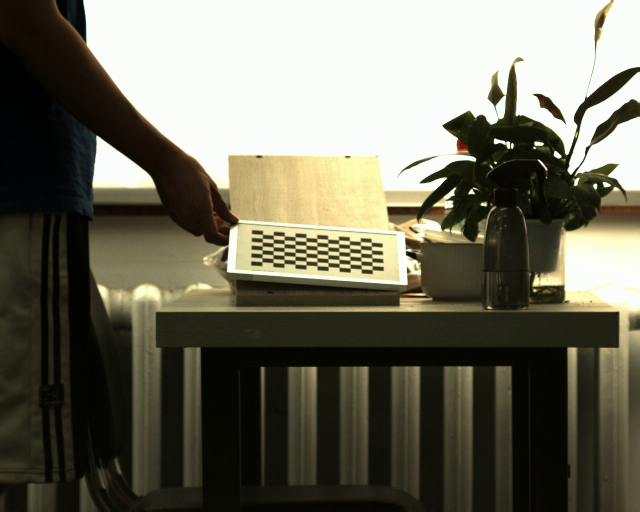
#> input picture monoCalibration/new_imgs/frame_0000.jpg, 1280 x 1024 px (shown at 1/2 size); its folder holds 4 pictures in this run
$ python task2.calib_cv2.py
#> lines starting #> are read from the running program, lines starting #| are printed output that depends on the picture; after the words box and inside, x2 and y2 are one past the last pixel; in counts of white or black regions, pixels touching at a corner belong together
#「3d视觉工坊」：目前国内最大的3D视觉知识交流圈，致力于传播最前沿的3d视觉领域知识！
# 作者：曹博
# 邮箱：fly_cjb@163.com
import os
import cv2
import numpy as np
import matplotlib.pylab as plt

plt.rcParams['font.sans-serif'] = ['SimHei']  # 用来正常显示中文标签
plt.rcParams['axes.unicode_minus'] = False    # 用来正常显示负号


class Calibrator:
    def __init__(self):
        self.img_size = None        # 图像尺寸（H, W）
        self.points_world_xyz = []  # 世界坐标
        self.points_pixel_xy  = []  # 像素坐标
        self.error = None           # 重投影误差
        self.mtx   = None           # 内参矩阵：k1、k2、p1、p2、k3
        self.dist  = None           # 畸变系数
        self.rvecs = None           # 旋转矩阵
        self.tvecs = None           # 平移矩阵
        self.calib_info = {}

    def detect(self, cols, rows, folder, show):
#> called with cols = 11, rows = 8, folder = './new_imgs', show = True
        assert ((cols > 0) & (rows > 0))  # 逻辑运算＋括号，指定运算顺序
        criteria = (cv2.TERM_CRITERIA_EPS + cv2.TERM_CRITERIA_MAX_ITER, 30, 0.001)  # 停止迭代的标准

        # 角点的世界坐标
        point_world_xyz = np.zeros((rows * cols, 3), np.float32)
        point_world_xyz[:, :2] = np.mgrid[0: cols, 0: rows].T.reshape(-1, 2) * 10

        # np.mgrid[start:end:step]
        # start:开始坐标
        # end:结束坐标（实数不包括，复数包括）
        # step:步长
        # 2D结构:x,y=np.mgrid[-5:5:3j,-2:2:3j]
        # 其中x沿着水平向右的方向扩展(即是：每列都相同)，y沿着垂直的向下的方向扩展(即是：每行都相同)。
        # >>> x
        # array([[-5., -5., -5.],
        #        [ 0.,  0.,  0.],
        #        [ 5.,  5.,  5.]])
        # >>> y
        # array([[-2.,  0.,  2.],
        #        [-2.,  0.,  2.],
        #        [-2.,  0.,  2.]])

        # 标定的文件
        calib_files = [os.path.join(folder, file) for file in os.listdir(folder) if file.endswith(".jpg")]
        calib_files.sort()  # 内部进行排序
        for filename in calib_files:
            img = self.imread(filename)
#> in imread, returned value is the input picture: shape (1024, 1280, 3); mean B, G, R 92.9, 107.8, 109.7
            if img is None:
                raise FileNotFoundError(filename, "没有发现!")
            if len(img.shape) == 2:
                gray = img
            else:
                gray = cv2.cvtColor(img, cv2.COLOR_BGR2GRAY)
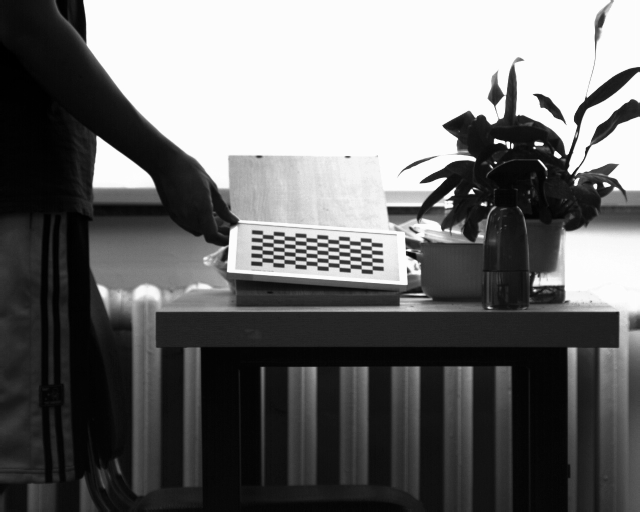
#> gray: shape (1024, 1280) (shown at 1/2 size); min 0, max 255, mean 106.6
            if self.img_size is None:
                self.img_size = gray.shape[::-1]
#> self.img_size = (1280, 1024)
            else:
                assert gray.shape[::-1] == self.img_size

            #  01 角点粗检测
            ret, corners = cv2.findChessboardCorners(gray, (cols, rows), None)
#> ret = False; corners = None
            if ret:
                # 02 角点精检测
                corners = cv2.cornerSubPix(gray, corners, (11, 11), (-1, -1), criteria)
                print(corners)
                # 03 添加角点像素坐标、世界坐标
                self.points_pixel_xy.append(corners)

                self.points_world_xyz.append(point_world_xyz)
            else:
                print("未检测到角点:", filename)
            if show:
                if len(img.shape) == 2:
                    print(img.shape)
                    img = cv2.cvtColor(img, cv2.COLOR_GRAY2BGR)
                img = cv2.drawChessboardCorners(img, (cols, rows), corners, ret)
                title = os.path.basename(filename)
                cv2.imshow(title, img)
                cv2.moveWindow(title, 500, 200)
                cv2.waitKey(0)
#> pass 2 of the loop in detect, `for filename in calib_files:`:
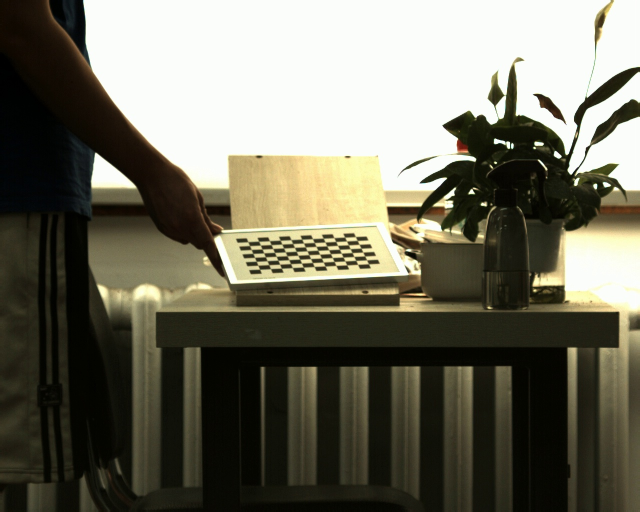
#> input picture monoCalibration/new_imgs/frame_0001.jpg, 1280 x 1024 px (shown at 1/2 size)
#> in imread, returned value is the input picture: shape (1024, 1280, 3); mean B, G, R 94, 108.9, 110.9
#> in detect, `gray = cv2.cvtColor(img, cv2.COLOR_BGR2GRAY)`:
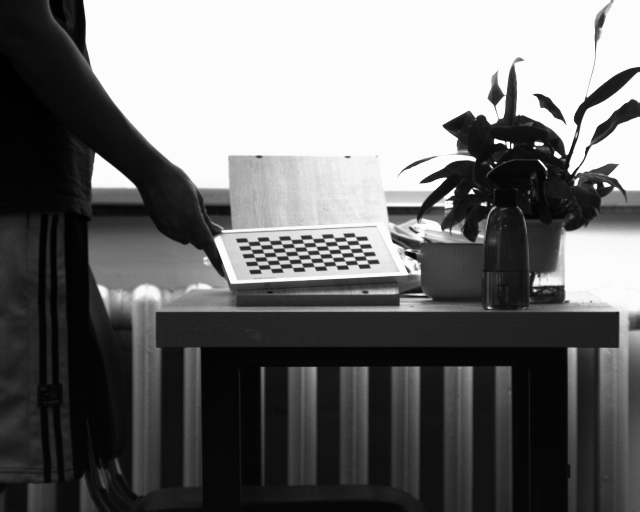
#> gray: shape (1024, 1280) (shown at 1/2 size); min 0, max 255, mean 107.8
#> in detect, `ret, corners = cv2.findChessboardCorners(gray, (cols, rows), None)`: ret = True; corners = 88 rows, first 8: [495.8, 483.5], [517.5, 482.9], [539.2, 481.6], [560.9, 480.8], [582.4, 479.5], [604, 478.6], [625.4, 477.4], [646.9, 476.7]
#> in detect, `corners = cv2.cornerSubPix(gray, corners, (11, 11), (-1, -1), criteria)`: corners = 88 rows, first 8: [499.6, 491.7], [518.1, 484.2], [542.8, 489.9], [561.2, 482.2], [586, 487.7], [604.2, 480], [629.1, 485.6], [647.3, 478.1]
#> (printed output is left out)
#> in detect, `img = cv2.drawChessboardCorners(img, (cols, rows), corners, ret)`:
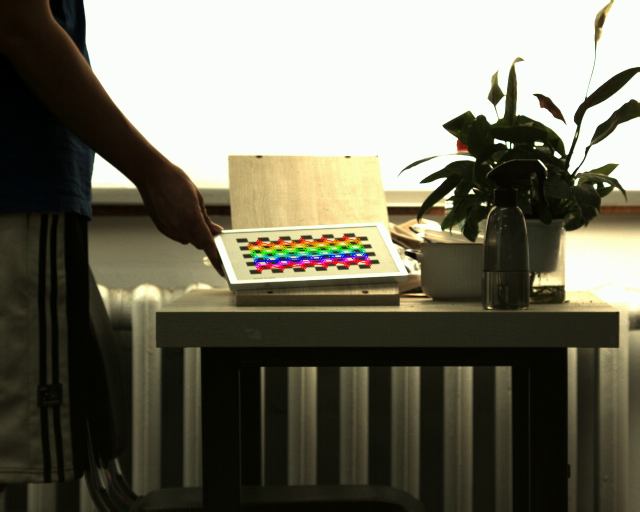
#> img: shape (1024, 1280, 3) (shown at 1/2 size); 0.83% of pixels changed, all inside (x1, y1, x2, y2) = (494, 470, 744, 545)
#> pass 3 of the loop in detect, `for filename in calib_files:`:
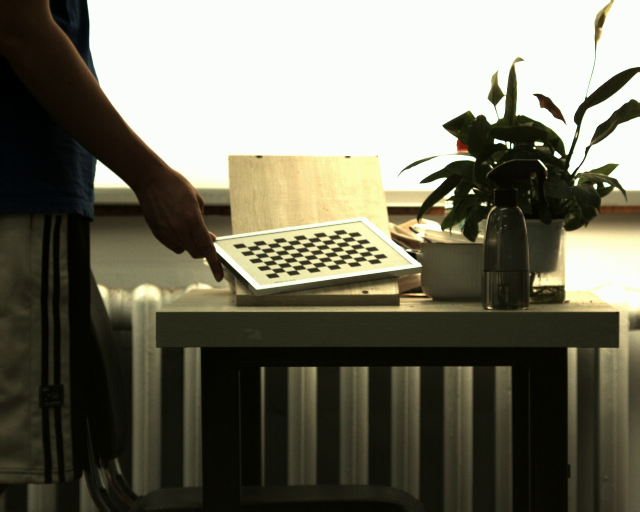
#> input picture monoCalibration/new_imgs/frame_0002.jpg, 1280 x 1024 px (shown at 1/2 size)
#> in imread, returned value is the input picture: shape (1024, 1280, 3); mean B, G, R 94.7, 109.8, 111.5
#> in detect, `gray = cv2.cvtColor(img, cv2.COLOR_BGR2GRAY)`:
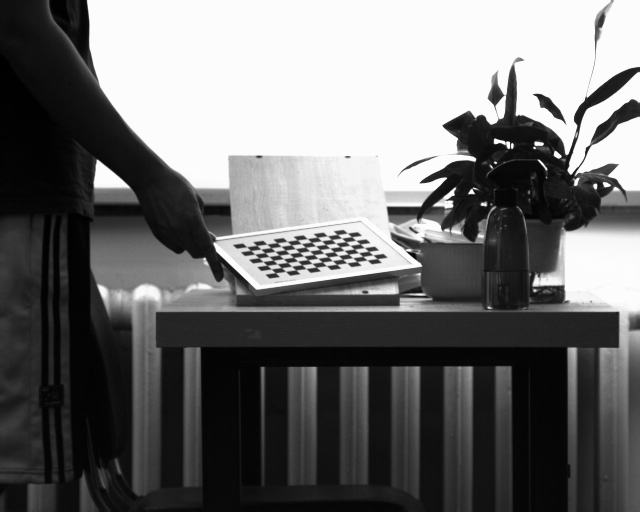
#> gray: shape (1024, 1280) (shown at 1/2 size); min 0, max 255, mean 108.6
#> in detect, `ret, corners = cv2.findChessboardCorners(gray, (cols, rows), None)`: corners = 88 rows, first 8: [494, 494], [514.1, 490.7], [536.4, 489.4], [554.3, 485.8], [575, 483.2], [594.7, 480.3], [613.2, 476.6], [635.5, 474.5]
#> in detect, `corners = cv2.cornerSubPix(gray, corners, (11, 11), (-1, -1), criteria)`: corners = 88 rows, first 8: [502.5, 501.9], [514.1, 491.4], [542.6, 496.2], [554.5, 486], [583, 490.5], [595, 480.4], [623.4, 485], [635.1, 474.7]
#> (printed output is left out)
#> in detect, `img = cv2.drawChessboardCorners(img, (cols, rows), corners, ret)`:
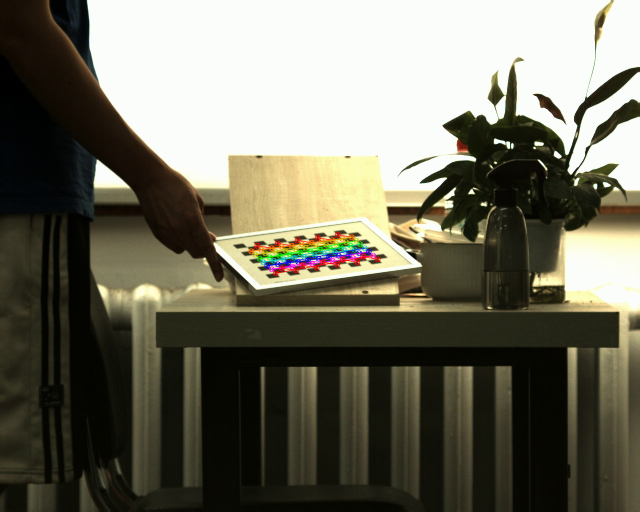
#> img: shape (1024, 1280, 3) (shown at 1/2 size); 0.86% of pixels changed, all inside (x1, y1, x2, y2) = (496, 463, 762, 553)
#> the loop made 4 passes; the first 3 are shown
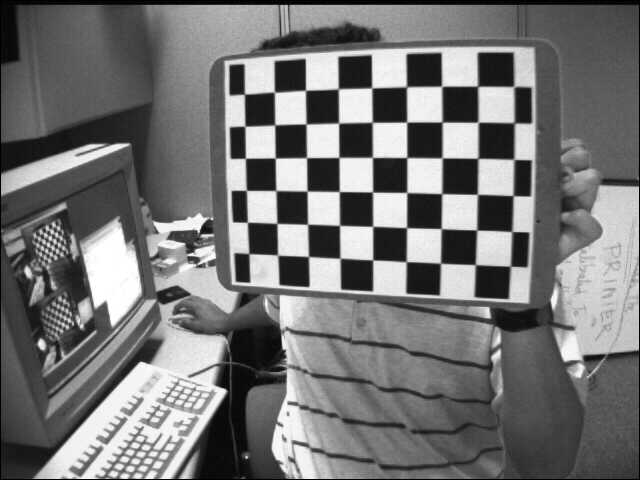
#> input picture monoCalibration/imgs/1.jpg, 640 x 480 px
#> in imread, returned value is the input picture: shape (480, 640); min 0, max 255, mean 116.6

    def calib(self):
        # 03 标定
        self.error, self.mtx, self.dist, self.rvecs, self.tvecs = cv2.calibrateCamera(
            self.points_world_xyz,  # 世界坐标
            self.points_pixel_xy,   # 像素坐标
            self.img_size,          # 图像尺寸
            None, None
        )

    # 校正+裁剪：怎么用？之后相机、世界坐标之间怎么转换，还有跟一些IMU怎么融合啊等等问题！
    # 我实在不建议自己从零去实现一个代码，因为太耗费时间了，3D视觉很多算法太复杂了，自己去一个个事无巨细去实现，不太可能（当然原理你得懂嘛）
    # 建议从开源代码开始，看人家怎么用，在它基础上改就好了，解决你自己的问题
    def rectify(self, img):
        # 04 使用   mtx： 相机内参矩阵 dist: 畸变系数矩阵
        return cv2.undistort(img, self.mtx, self.dist)
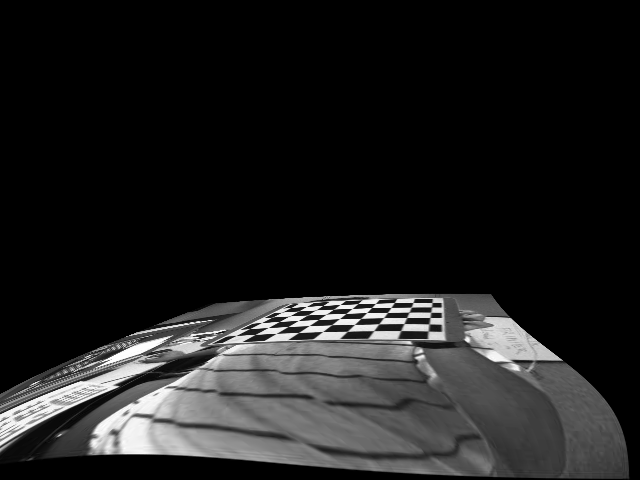
#> returned value: shape (480, 640); min 0, max 255, mean 31.2

    def save_calib_info(self, save_file):
        # 效果好坏评价
        print("重投影误差:\n", self.error, "\n")
        print("相机内参:\n", self.mtx, "\n")
        print("相机畸变:\n", self.dist, "\n")
        # 每个标定板（左上角角点）相对于相机原点的平移、旋转矩阵
        print("旋转矩阵:\n", self.rvecs, "\n")
        print("平移矩阵:\n", self.tvecs, "\n")
        self.calib_info["Error"] = self.error
        self.calib_info["Ac"] = self.mtx
        self.calib_info["Dist"] = self.dist
        self.calib_info["Rs"] = self.rvecs
        self.calib_info["Ts"] = self.tvecs
        np.save(save_file, self.calib_info)
        print("保存标定信息到文件:",  save_file)

    # 仅支持Windows中文路径图片读取
    @staticmethod
    def imread(filename: str):
        return cv2.imdecode(np.fromfile(filename, dtype=np.uint8), -1)


if __name__ == '__main__':
    ############### 超参数 ###############
    folder = r"./new_imgs"
    save_file = r"./calib_info.npy"
    show = True
    cols = 11  # 有多少列角点
    rows = 8  # 有多少行角点

    ############### 标定 ###############
    calibrator = Calibrator()
    # 01 检测角点
    calibrator.detect(cols, rows, folder, show)
    # 02 标定相机
    calibrator.calib()
    # 03 保存标定
    calibrator.save_calib_info(save_file)
    # 04 校正图片
    img_test = calibrator.imread(os.path.join(folder, "1.jpg"))
    dst1 = calibrator.rectify(img_test)
    # plt.imshow(img_test, cmap='gray'), plt.title("原图"), plt.show()
    # plt.imshow(dst1, cmap='gray'), plt.title("校正"), plt.show()
    # plt.imshow(dst1 - img_test, cmap='gray'), plt.title("差别"), plt.show()
